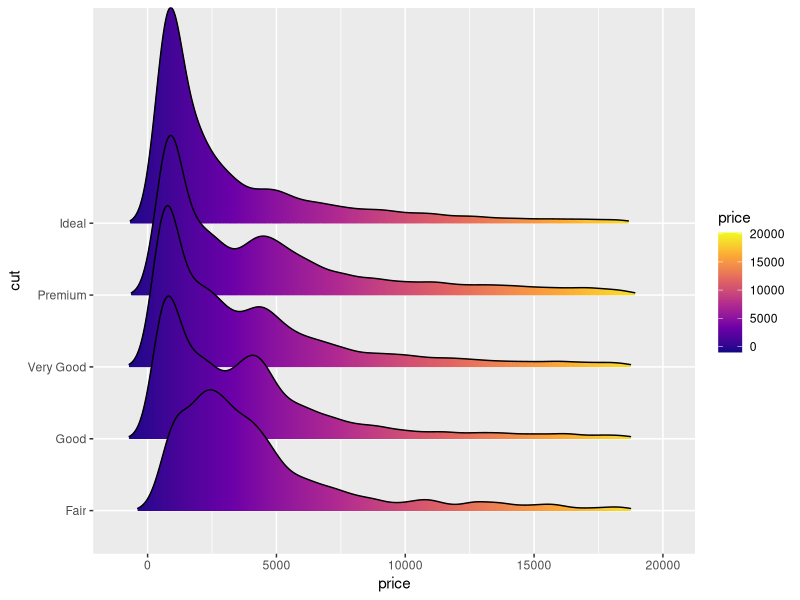

Generate this figure with R:
## ---- chunk 1
knitr::opts_chunk$set(fig.pos = 'H',
                      fig.asp = 0.618,
                      fig.width = 4,
                      fig.cap = "", 
                      fig.path = "",
                      dpi = 96,
                      out.width = "100%",
                      message = FALSE,
                      warning = FALSE,
                      echo = FALSE)
## ---- chunk 2
library(ggridges)
library(tidyverse)
data(diamonds)


ggplot(diamonds, aes(x = price, y = cut, fill = stat(x))) +
  geom_density_ridges_gradient(scale = 3, rel_min_height = 0.01) +
  scale_fill_viridis_c(name = "price", option = "C") 
